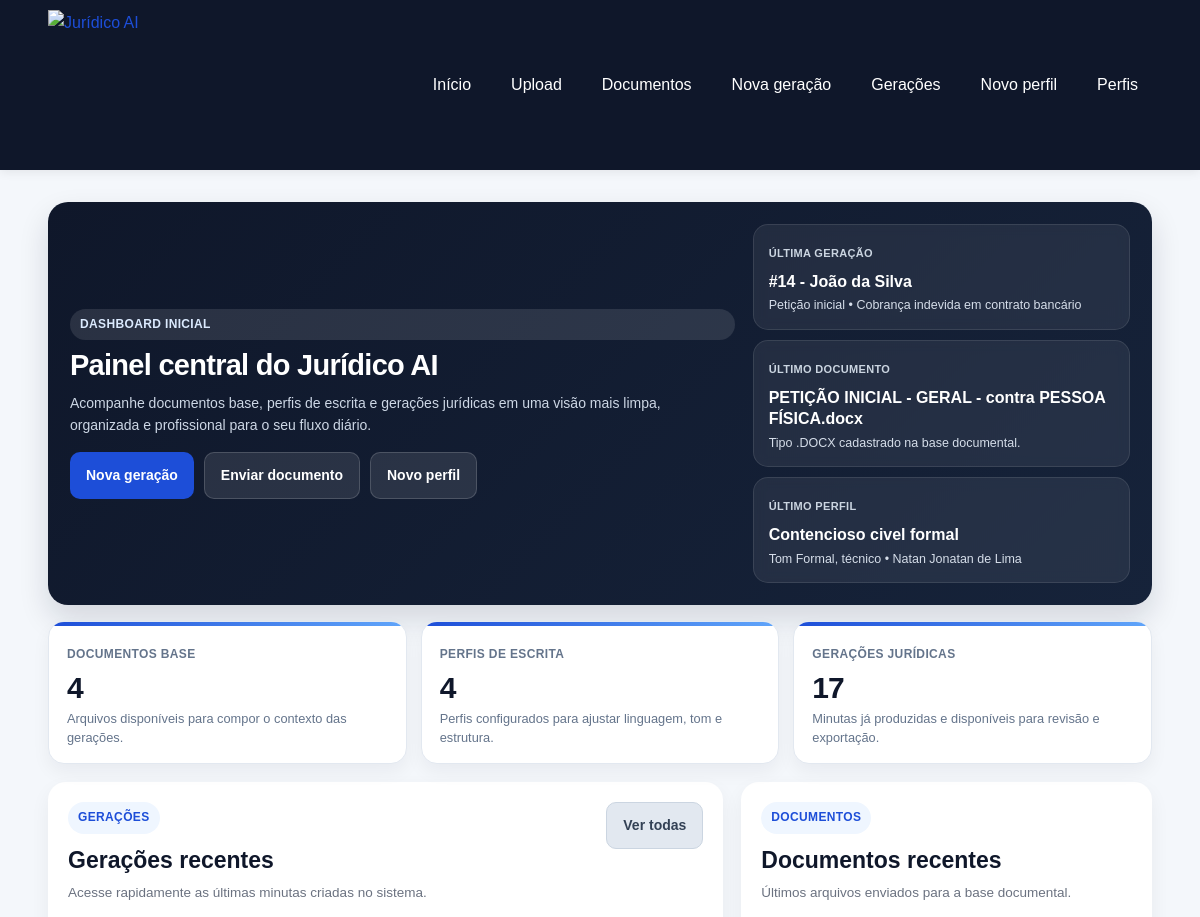
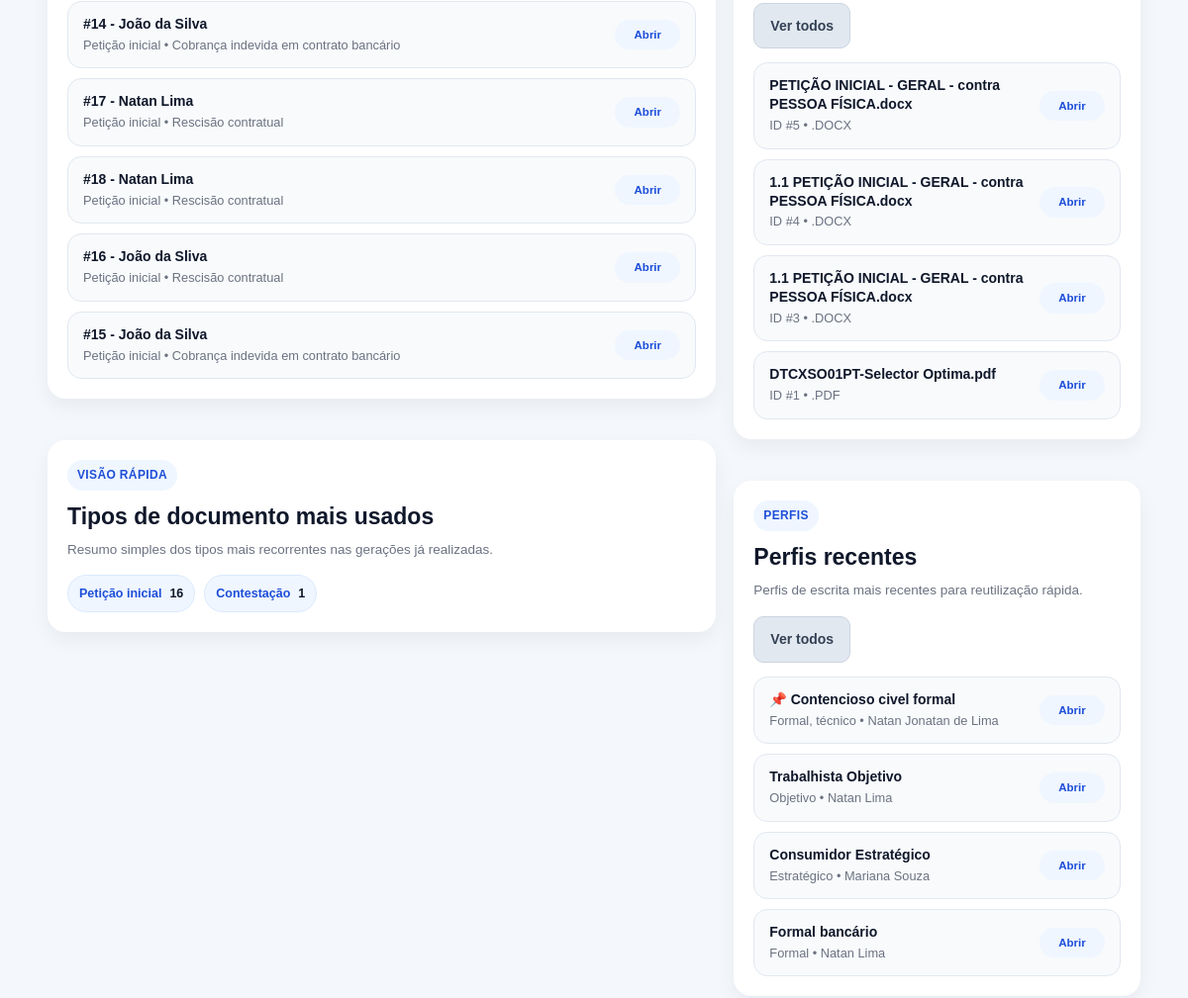
Before: / (upper part) with the older database file (2 pictures, top to bottom).
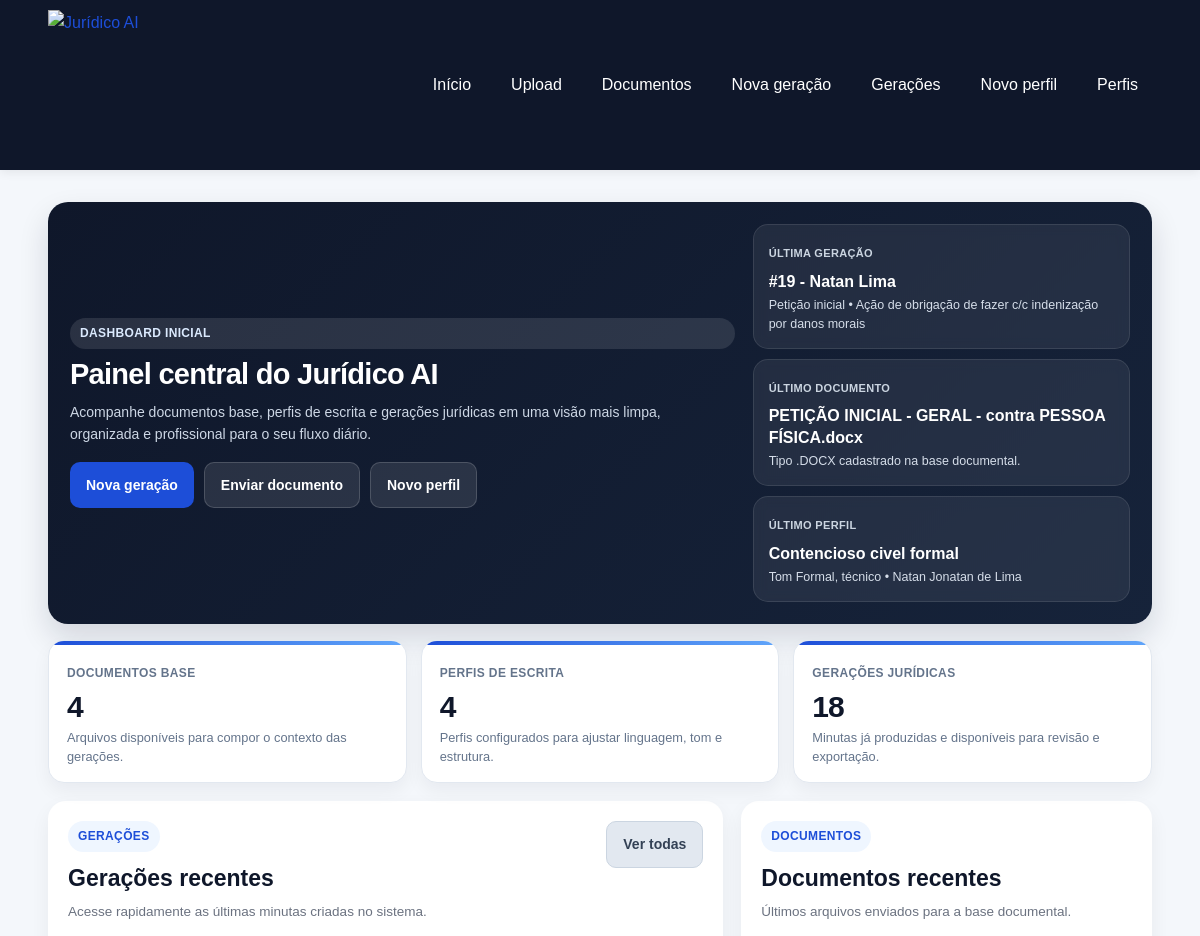
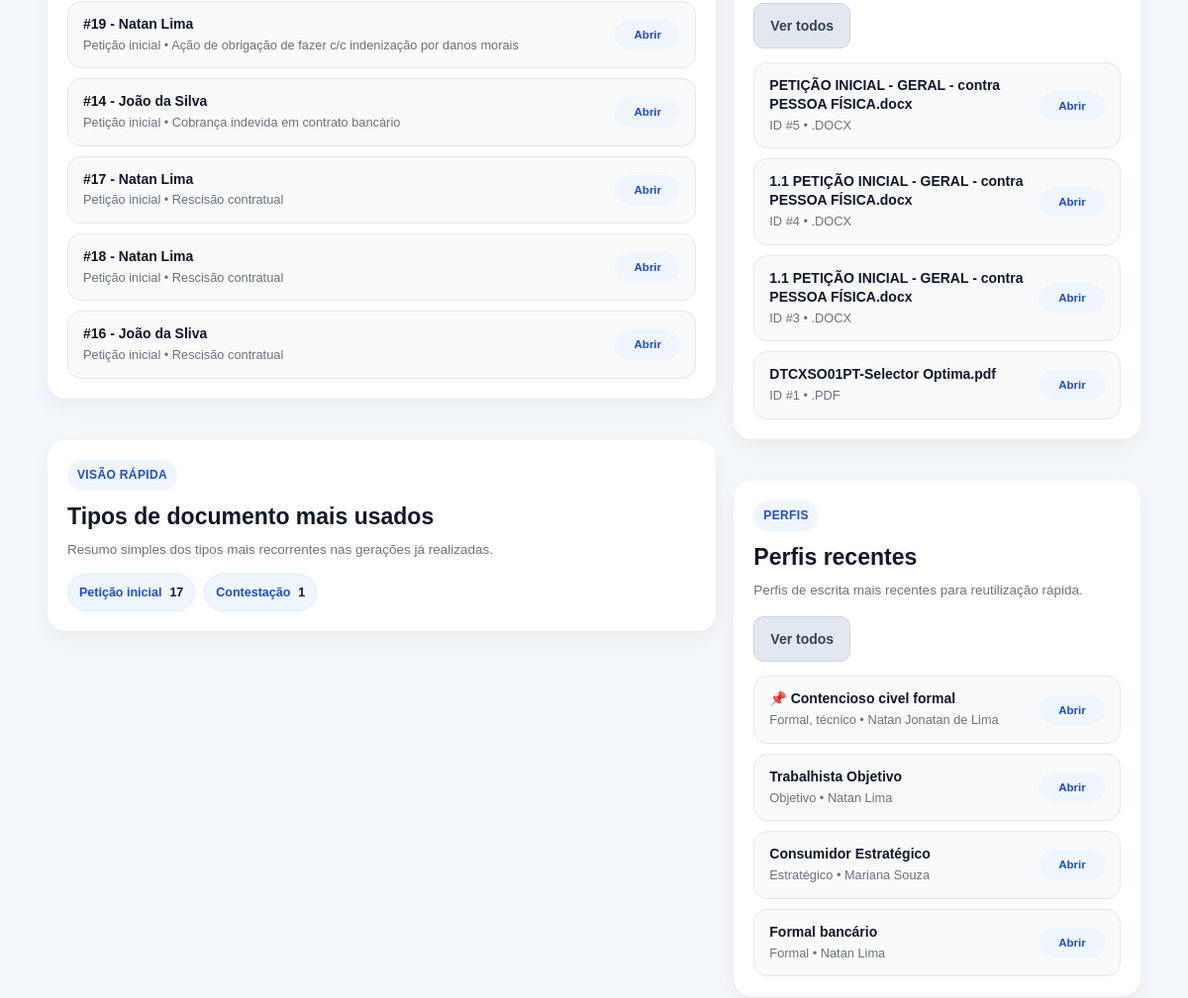
After: the same page with the newer database file (2 pictures, top to bottom).
### app/models/generation.py (models this page shows)
class Generation(Base):
    __tablename__ = "generations"
    id = Column(Integer, primary_key=True, index=True)
    client_name = Column(String(255), nullable=False)
    document_type = Column(String(255), nullable=False)
    case_subject = Column(String(255), nullable=False)
    facts = Column(Text, nullable=False)
    requests = Column(Text, nullable=False)
    legal_basis = Column(Text, nullable=True)
    context_used = Column(Text, nullable=False)
    generated_text = Column(Text, nullable=False)
    source_document_ids = Column(Text, nullable=True)
    writing_profile_id = Column(
        Integer,
        ForeignKey("writing_profiles.id"),
        nullable=True,
    )
    is_pinned = Column(Boolean, default=False, nullable=False)
    created_at = Column(
        DateTime,
        default=agora_brasil,
        nullable=False,
    )
    updated_at = Column(
        DateTime,
        default=agora_brasil,
        nullable=False,
    )
    writing_profile = relationship("WritingProfile")

### app/models/document.py (models this page shows)
class Document(Base):
    __tablename__ = "documents"
    id = Column(Integer, primary_key=True, index=True)
    original_filename = Column(String(255), nullable=False)
    saved_filename = Column(String(255), nullable=False)
    file_path = Column(String(500), nullable=False)
    file_type = Column(String(20), nullable=False)
    extracted_text = Column(Text, nullable=False)
    created_at = Column(DateTime(timezone=True), server_default=func.now(), nullable=False)

### app/models/writing_profile.py (models this page shows)
class WritingProfile(Base):
    __tablename__ = "writing_profiles"
    id = Column(Integer, primary_key=True, index=True)
    profile_name = Column(String(150), nullable=False)
    lawyer_name = Column(String(150), nullable=True)
    office_name = Column(String(200), nullable=True)
    tone = Column(String(100), nullable=False, default="Formal")
    qualification_style = Column(
        Text,
        nullable=True,
        default="já qualificado(a) nos autos ou a ser devidamente qualificado(a)",
    )
    opening_phrase = Column(
        Text,
        nullable=True,
        default="vem, com o devido respeito, à presença de Vossa Excelência, apresentar a presente:",
    )
    closing_phrase = Column(
        Text,
        nullable=True,
        default="Termos em que,\nPede deferimento.",
    )
    request_intro = Column(
        Text,
        nullable=True,
        default="Diante do exposto, requer:",
    )
    legal_style_notes = Column(
        Text,
        nullable=True,
        default="Utilizar linguagem jurídica formal, objetiva e técnica.",
    )
    recurring_expressions = Column(
        Text,
        nullable=True,
        default="data venia; conforme entendimento jurisprudencial; nos termos da legislação aplicável",
    )
    is_active = Column(Boolean, default=False, nullable=False)
    is_pinned = Column(Boolean, default=False, nullable=False)
    created_at = Column(DateTime(timezone=True), server_default=func.now())

### app/routers/home.py (the view)
@router.get("/", response_class=HTMLResponse)
def home_page(request: Request, db: Session = Depends(get_db)):
    total_documents = db.query(Document).count()
    total_profiles = db.query(WritingProfile).count()
    total_generations = db.query(Generation).count()
    recent_documents = (
        db.query(Document)
        .order_by(Document.created_at.desc(), Document.id.desc())
        .limit(4)
        .all()
    )
    recent_profiles = (
        db.query(WritingProfile)
        .order_by(WritingProfile.is_pinned.desc(), WritingProfile.created_at.desc(), WritingProfile.id.desc())
        .limit(4)
        .all()
    )
    recent_generations = (
        db.query(Generation)
        .order_by(Generation.is_pinned.desc(), Generation.updated_at.desc(), Generation.id.desc())
        .limit(5)
        .all()
    )
    generation_types = []
    for generation in db.query(Generation).all():
        tipo = (generation.document_type or "Não informado").strip()
        generation_types.append(tipo or "Não informado")
    generation_type_summary = [
        {"label": label, "count": count}
        for label, count in Counter(generation_types).most_common(5)
    ]
    latest_generation = recent_generations[0] if recent_generations else None
    latest_document = recent_documents[0] if recent_documents else None
    latest_profile = recent_profiles[0] if recent_profiles else None
    return templates.TemplateResponse(
        "index.html",
        {
            "request": request,
            "title": "Página inicial",
            "total_documents": total_documents,
            "total_profiles": total_profiles,
            "total_generations": total_generations,
            "recent_documents": recent_documents,
            "recent_profiles": recent_profiles,
            "recent_generations": recent_generations,
            "generation_type_summary": generation_type_summary,
            "latest_generation": latest_generation,
            "latest_document": latest_document,
            "latest_profile": latest_profile,
        },
    )

### app/templates/index.html (shortened to what this page needs)
{% extends "base.html" %}
{% block content %}
<section class="home-dashboard">
    <section class="home-hero-refinado home-hero-refinado-premium home-hero-refinado-final">
        <div class="home-hero-bloco-principal">
            <span class="etiqueta-secao">Dashboard inicial</span>
            <h2 class="home-hero-titulo">Painel central do Jurídico AI</h2>
            <p class="home-hero-descricao">
                Acompanhe documentos base, perfis de escrita e gerações jurídicas em
                uma visão mais limpa, organizada e profissional para o seu fluxo diário.
            </p>
            <div class="home-hero-acoes">
                <a class="botao" href="/generations/create">Nova geração</a>
                <a class="botao botao-secundario" href="/documents/upload">Enviar documento</a>
                <a class="botao botao-secundario" href="/writing-profiles/create">Novo perfil</a>
            </div>
        </div>
        <div class="home-hero-resumo home-hero-resumo-premium home-hero-resumo-final">
            <div class="home-resumo-card home-resumo-card-premium home-resumo-card-final">
                <span class="info-label">Última geração</span>
                <span class="home-resumo-valor">
                    {% if latest_generation %}
                        #{{ latest_generation.id }} - {{ latest_generation.client_name }}
                    {% else %}
                        Nenhuma geração ainda
                    {% endif %}
                </span>
                <p>
                    {% if latest_generation %}
                        {{ latest_generation.document_type }} • {{ latest_generation.case_subject }}
                    {% else %}
                        Assim que você gerar a primeira minuta, ela aparecerá aqui.
                    {% endif %}
                </p>
            </div>
            <div class="home-resumo-card home-resumo-card-premium home-resumo-card-final">
                <span class="info-label">Último documento</span>
                <span class="home-resumo-valor">
                    {% if latest_document %}
                        {{ latest_document.original_filename }}
                    {% else %}
                        Nenhum documento enviado
                    {% endif %}
                </span>
                <p>
                    {% if latest_document %}
                        Tipo {{ latest_document.file_type | upper }} cadastrado na base documental.
                    {% else %}
                        Faça upload dos seus modelos e referências jurídicas.
                    {% endif %}
                </p>
            </div>
            <div class="home-resumo-card home-resumo-card-premium home-resumo-card-final">
                <span class="info-label">Último perfil</span>
                <span class="home-resumo-valor">
                    {% if latest_profile %}
                        {{ latest_profile.profile_name }}
                    {% else %}
                        Nenhum perfil cadastrado
                    {% endif %}
                </span>
                <p>
                    {% if latest_profile %}
                        Tom {{ latest_profile.tone }}{% if latest_profile.lawyer_name %} • {{ latest_profile.lawyer_name }}{% endif %}
                    {% else %}
                        Cadastre perfis para personalizar o estilo das minutas.
                    {% endif %}
                </p>
            </div>
        </div>
    </section>
    <section class="home-metricas-refinadas home-metricas-refinadas-premium home-metricas-final">
        <article class="home-metrica-refinada home-metrica-refinada-premium home-metrica-final">
            <span class="info-label">Documentos base</span>
            <span class="home-metrica-numero">{{ total_documents }}</span>
            <p>Arquivos disponíveis para compor o contexto das gerações.</p>
        </article>
        <article class="home-metrica-refinada home-metrica-refinada-premium home-metrica-final">
            <span class="info-label">Perfis de escrita</span>
            <span class="home-metrica-numero">{{ total_profiles }}</span>
            <p>Perfis configurados para ajustar linguagem, tom e estrutura.</p>
        </article>
        <article class="home-metrica-refinada home-metrica-refinada-premium home-metrica-final">
            <span class="info-label">Gerações jurídicas</span>
            <span class="home-metrica-numero">{{ total_generations }}</span>
            <p>Minutas já produzidas e disponíveis para revisão e exportação.</p>
        </article>
    </section>
    <section class="home-grid-principal home-grid-principal-premium home-grid-principal-final">
        <div class="home-coluna-principal-premium home-coluna-principal-final">
            <section class="card home-card-refinado home-card-premium home-card-final">
                <div class="cabecalho-pagina cabecalho-home-premium cabecalho-home-final">
                    <div>
                        <span class="etiqueta-secao">Gerações</span>
                        <h2>Gerações recentes</h2>
                        <p class="texto-suave">Acesse rapidamente as últimas minutas criadas no sistema.</p>
                    </div>
                    <div class="acoes-topo">
                        <a class="botao botao-secundario botao-topo-discreto" href="/generations">Ver todas</a>
                    </div>
                </div>
                {% if recent_generations %}
                    <div class="home-lista-refinada home-lista-refinada-premium home-lista-final">
                        {% for generation in recent_generations %}
                            <a class="home-lista-item-refinado home-lista-item-premium home-lista-item-final" href="/generations/{{ generation.id }}">
                                <div class="home-lista-texto">
                                    <strong>{% if generation.is_pinned %}📌 {% endif %}#{{ generation.id }} - {{ generation.client_name }}</strong>
                                    <p>{{ generation.document_type }} • {{ generation.case_subject }}</p>
                                </div>
                                <span class="home-lista-tag home-lista-tag-premium home-lista-tag-final">Abrir</span>
                            </a>
                        {% endfor %}
                    </div>
                {% else %}
                    <div class="empty-state empty-state-home">
                        <p>Nenhuma geração cadastrada até o momento.</p>
                    </div>
                {% endif %}
            </section>
            <section class="card home-card-refinado home-card-premium home-card-final">
                <div class="cabecalho-pagina cabecalho-home-premium cabecalho-home-final">
                    <div>
                        <span class="etiqueta-secao">Visão rápida</span>
                        <h2>Tipos de documento mais usados</h2>
                        <p class="texto-suave">Resumo simples dos tipos mais recorrentes nas gerações já realizadas.</p>
                    </div>
                </div>
                {% if generation_type_summary %}
                    <div class="home-tipos-lista home-tipos-lista-premium home-tipos-lista-final">
                        {% for item in generation_type_summary %}
                            <span class="home-tipo-chip home-tipo-chip-premium home-tipo-chip-final">
                                {{ item.label }} <strong>{{ item.count }}</strong>
                            </span>
                        {% endfor %}
                    </div>
                {% else %}
                    <div class="empty-state empty-state-home">
                        <p>Os tipos de documento aparecerão aqui após as primeiras gerações.</p>
                    </div>
                {% endif %}
            </section>
        </div>
        <div class="home-coluna-secundaria home-coluna-secundaria-premium home-coluna-secundaria-final">
            <section class="card home-card-refinado home-card-premium home-card-final">
                <div class="cabecalho-pagina cabecalho-home-premium cabecalho-home-final">
                    <div>
                        <span class="etiqueta-secao">Documentos</span>
                        <h2>Documentos recentes</h2>
                        <p class="texto-suave">Últimos arquivos enviados para a base documental.</p>
                    </div>
                    <div class="acoes-topo">
                        <a class="botao botao-secundario botao-topo-discreto" href="/documents">Ver todos</a>
                    </div>
                </div>
                {% if recent_documents %}
                    <div class="home-lista-refinada home-lista-refinada-premium home-lista-final">
                        {% for document in recent_documents %}
                            <a class="home-lista-item-refinado home-lista-item-premium home-lista-item-final" href="/documents/{{ document.id }}">
                                <div class="home-lista-texto">
                                    <strong>{{ document.original_filename }}</strong>
                                    <p>ID #{{ document.id }} • {{ document.file_type | upper }}</p>
                                </div>
                                <span class="home-lista-tag home-lista-tag-premium home-lista-tag-final">Abrir</span>
                            </a>
                        {% endfor %}
                    </div>
                {% else %}
                    <div class="empty-state empty-state-home">
                        <p>Nenhum documento cadastrado ainda.</p>
                    </div>
                {% endif %}
            </section>
            <section class="card home-card-refinado home-card-premium home-card-final">
                <div class="cabecalho-pagina cabecalho-home-premium cabecalho-home-final">
                    <div>
                        <span class="etiqueta-secao">Perfis</span>
                        <h2>Perfis recentes</h2>
                        <p class="texto-suave">Perfis de escrita mais recentes para reutilização rápida.</p>
                    </div>
                    <div class="acoes-topo">
                        <a class="botao botao-secundario botao-topo-discreto" href="/writing-profiles">Ver todos</a>
                    </div>
                </div>
                {% if recent_profiles %}
                    <div class="home-lista-refinada home-lista-refinada-premium home-lista-final">
                        {% for profile in recent_profiles %}
                            <a class="home-lista-item-refinado home-lista-item-premium home-lista-item-final" href="/writing-profiles/{{ profile.id }}/edit">
                                <div class="home-lista-texto">
                                    <strong>{% if profile.is_pinned %}📌 {% endif %}{{ profile.profile_name }}</strong>
                                    <p>{{ profile.tone }}{% if profile.lawyer_name %} • {{ profile.lawyer_name }}{% endif %}</p>
                                </div>
                                <span class="home-lista-tag home-lista-tag-premium home-lista-tag-final">Abrir</span>
                            </a>
                        {% endfor %}
                    </div>
                {% else %}
                    <div class="empty-state empty-state-home">
                        <p>Nenhum perfil cadastrado ainda.</p>
                    </div>
                {% endif %}
            </section>
        </div>
    </section>
</section>
{% endblock %}

Changed rows visible on the page:
no longer on this page (row unchanged): Generation: id "15", client_name "João da Silva", document_type "Petição inicial", case_subject "Cobrança indevida em contrato bancário", shown under "Gerações recentes"
added Generation: id "19", client_name "Natan Lima", document_type "Petição inicial", case_subject "Ação de obrigação de fazer c/c indenização por danos morais", shown under "Gerações recentes"
computed for Generation (number 6 of 7 on the later page): count "16" → "17"
Other visible differences:
{{ total_generations }}: "17" → "18"
{{ latest_generation.id }}: "14" → "19"
{{ latest_generation.client_name }}: "João da Silva" → "Natan Lima"
{{ latest_generation.case_subject }}: "Cobrança indevida em contrato bancário" → "Ação de obrigação de fazer c/c indenização por danos morais"
